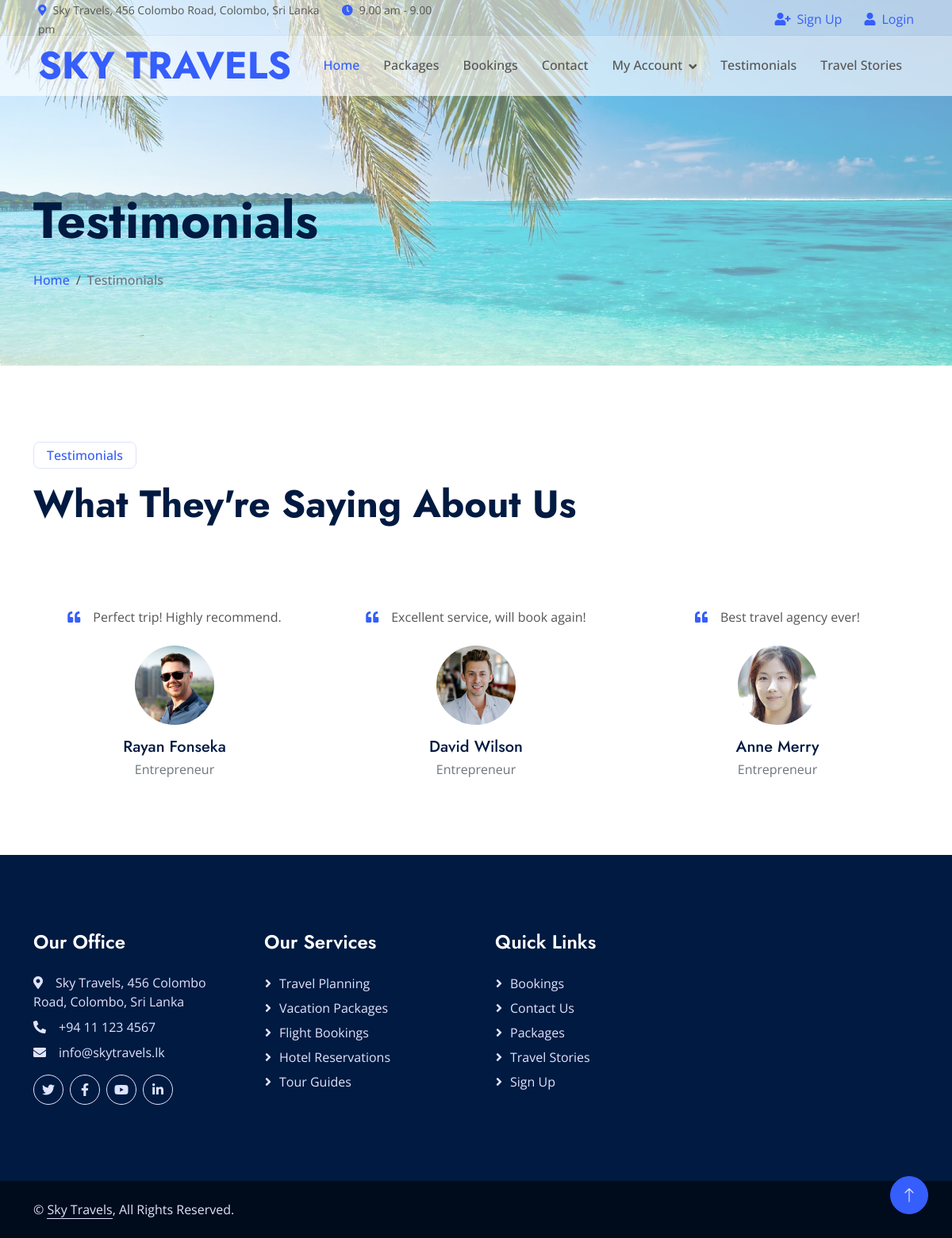
Screenshot of /testimonials.php with the database file from the repository.
### tables this page shows
CREATE TABLE `reviews` (
  `id` int(11) NOT NULL,
  `name` varchar(255) NOT NULL,
  `designation` varchar(255) NOT NULL,
  `profile_photo` varchar(255) NOT NULL,
  `message` text NOT NULL,
  `created_at` timestamp NULL DEFAULT current_timestamp(),
  `confirmed` tinyint(1) DEFAULT 0
);

### testimonials.php (the view, shortened to what this page needs)
<?php
include 'dbconn.php';
$query = "SELECT * FROM reviews WHERE confirmed = TRUE";
$result = $conn->query($query);
$confirmedReviews = [];
if ($result->num_rows > 0) {
    while ($row = $result->fetch_assoc()) {
        $confirmedReviews[] = $row;
    }
}
?>
<!DOCTYPE html>
<html lang="en">
<head>
    <link href="https://cdnjs.cloudflare.com/ajax/libs/font-awesome/5.10.0/css/all.min.css" rel="stylesheet">
    <link href="https://cdn.jsdelivr.net/npm/bootstrap-icons@1.4.1/font/bootstrap-icons.css" rel="stylesheet">
    <link href="lib/animate/animate.min.css" rel="stylesheet">
    <link href="lib/owlcarousel/assets/owl.carousel.min.css" rel="stylesheet">
    <link href="css/bootstrap.min.css" rel="stylesheet">
    <link href="css/style.css" rel="stylesheet">
</head>
<body>
    <?php require "header.php"; ?>
    <div class="container-fluid page-header mb-5 wow fadeIn" data-wow-delay="0.1s">
        <div class="container">
            <br><br>
            <h1 class="display-3 mb-4 animated slideInDown">Testimonials</h1>
            <nav aria-label="breadcrumb animated slideInDown">
                <ol class="breadcrumb mb-0">
                    <li class="breadcrumb-item"><a href="index.php">Home</a></li>
                    <li class="breadcrumb-item active" aria-current="page">Testimonials</li>
                </ol>
            </nav>
        </div>
    </div>
    <div class="container-xxl py-5">
        <div class="container">
            <div class="row g-5">
                <div class="col-12 wow fadeIn" data-wow-delay="0.1s">
                    <p class="d-inline-block border rounded text-primary fw-semi-bold py-1 px-3">Testimonials</p>
                    <h1 class="display-5 mb-4">What They're Saying About Us</h1>
                </div>
                <div class="col-12 wow fadeIn" data-wow-delay="0.5s">
                    <div class="owl-carousel testimonial-carousel">
                        <?php if (!empty($confirmedReviews)) : ?>
                            <?php foreach ($confirmedReviews as $review) : ?>
                                <div class="testimonial-item text-center">
                                    <p class="mb-4">
                                        <i class="fa fa-quote-left text-primary me-3"></i><?= htmlspecialchars($review['message']); ?>
                                    </p>
                                    <img class="img-fluid rounded-circle mx-auto mb-3" src="<?= htmlspecialchars($review['profile_photo']); ?>" style="width: 100px; height: 100px;" alt="">
                                    <h5 class="mb-1"><?= htmlspecialchars($review['name']); ?></h5>
                                    <p class="text-muted mb-0"><?= htmlspecialchars($review['designation']); ?></p>
                                </div>
                            <?php endforeach; ?>
                        <?php else : ?>
                            <div class="testimonial-item text-center">
                                <p>No testimonials found.</p>
                            </div>
                        <?php endif; ?>
                    </div>
                </div>
            </div>
        </div>
    </div>
    <?php require "footer.php"; ?>
</body>
</html>

### css/style.css (style rules this page uses)
:root { --primary: #355EFC; --secondary: #E93C05; --tertiary: #555555; --light: #DFE4FD; --dark: #011A41; }
h1, .h1, h2, .h2, .fw-bold { font-weight: 700 !important; }
h5, .h5, h6, .h6, .fw-semi-bold { font-weight: 500 !important; }
.page-header { padding-top: 12rem; padding-bottom: 6rem; background: linear-gradient(rgba(255, 255, 255, 0.4), rgba(255, 255, 255, 0.4)), url(../img/header.jfif) top left no-repeat; background-size: cover; }
.page-header .breadcrumb-item, .page-header .breadcrumb-item a { font-weight: 500; }
.page-header .breadcrumb-item+.breadcrumb-item::before { color: var(--tertiary); }
.testimonial-item { position: relative; text-align: center; padding-top: 30px; }
.testimonial-carousel .owl-item img { margin: 0 auto; width: 100px; height: 100px; }

### rows the page displays
reviews: message "Excellent service, will book again!", profile_photo (picture), name "David Wilson", designation "Entrepreneur"
reviews: message "Best travel agency ever!", profile_photo (picture), name "Anne Merry", designation "Entrepreneur"
reviews: message "Perfect trip! Highly recommend.", profile_photo (picture), name "Rayan Fonseka", designation "Entrepreneur"
